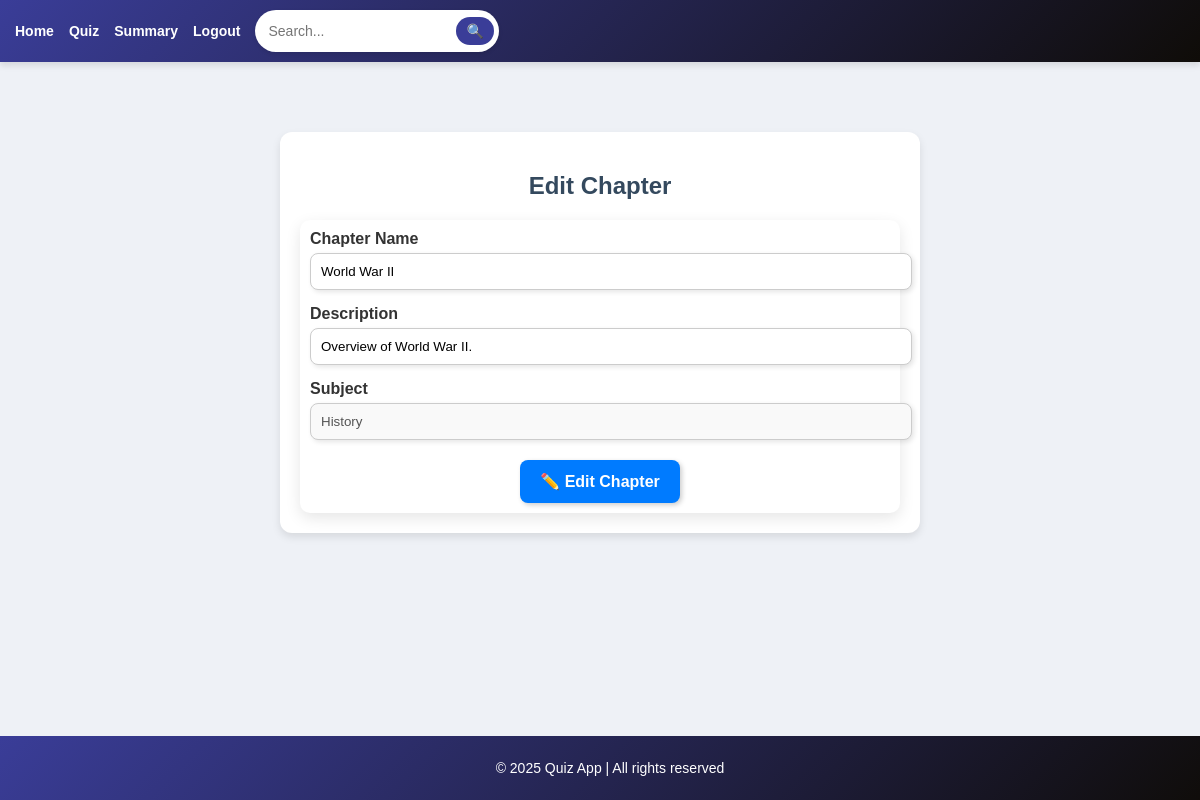
The page /chapter/5/edit (signed in) on the database as committed earlier.
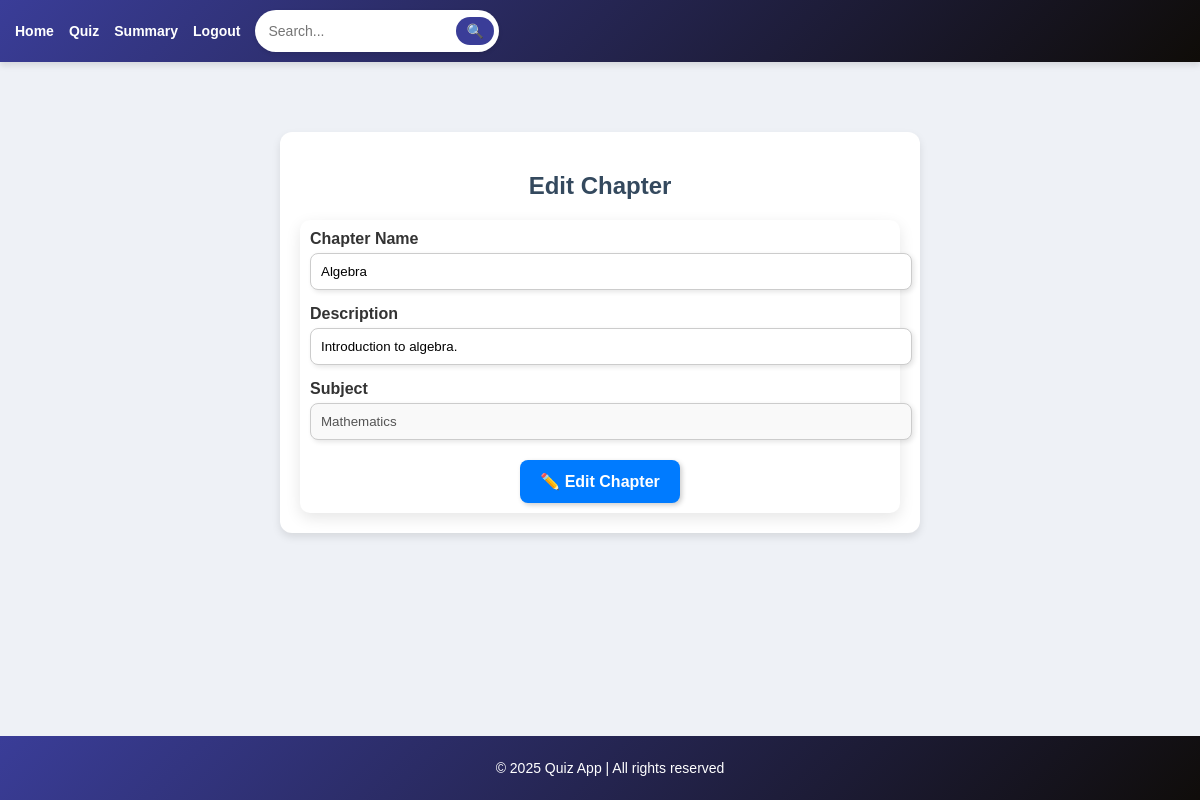
The same page on the database as committed later.
### models.py (models this page shows, shortened)
class Chapter(db.Model):
    __tablename__ = 'chapters'
    id = db.Column(db.Integer, primary_key=True)
    chapter_name = db.Column(db.String(80), unique=True, nullable=False)
    description = db.Column(db.String(255), nullable=True)
    subject_id = db.Column(db.Integer, db.ForeignKey('subjects.id'), nullable=False)
    quizzes = db.relationship('Quiz', back_populates='chapter', lazy=True)
    questions = db.relationship('Question', back_populates='chapter', lazy=True)

class Subject(db.Model):
    __tablename__ = 'subjects'
    id = db.Column(db.Integer, primary_key=True)
    subject_name = db.Column(db.String(80), unique=True, nullable=False)
    description = db.Column(db.String(255), nullable=True)
    chapters = db.relationship('Chapter', backref='subject', lazy=True)

### app.py (the view, shortened to what this page needs)
@app.route('/chapter/<int:chapter_id>/edit', methods=['GET', 'POST'])
@admin_required
def edit_chapter(chapter_id):
    chapter = Chapter.query.get_or_404(chapter_id)
    return render_template('edit_chapter.html', chapter=chapter)

### app.py (called while the page is built)
def admin_required(f):
    @wraps(f)
    def decorated_function(*args, **kwargs):
        if "user_id" not in session or session.get('user_role') != 'admin':
            flash("Unauthorized access!", "danger")
            return redirect(url_for("login"))
        return f(*args, **kwargs)
    return decorated_function

### templates/edit_chapter.html (shortened to what this page needs)
{% extends 'base.html' %}
{% block content %}
<div style="max-width: 600px; margin: 50px auto; background: #ffffff; padding: 20px; border-radius: 12px;
            box-shadow: 0 4px 8px rgba(0, 0, 0, 0.1); text-align: center;">
    <h2 style="color: #34495e; font-weight: bold;">Edit Chapter</h2>
    <form method="POST">
        <div style="margin-bottom: 15px; text-align: left;">
            <label style="font-weight: bold; display: block; margin-bottom: 5px;">Chapter Name</label>
            <input type="text" name="chapter_name" value="{{ chapter.chapter_name }}" required
                   style="width: 100%; padding: 10px; border: 1px solid #ccc; border-radius: 8px;
                          box-shadow: 2px 2px 5px rgba(0, 0, 0, 0.1);">
        </div>
        <div style="margin-bottom: 15px; text-align: left;">
            <label style="font-weight: bold; display: block; margin-bottom: 5px;">Description</label>
            <input type="text" name="chapter_description" value="{{ chapter.description }}"
                   style="width: 100%; padding: 10px; border: 1px solid #ccc; border-radius: 8px;
                          box-shadow: 2px 2px 5px rgba(0, 0, 0, 0.1);">
        </div>
        <div style="margin-bottom: 15px; text-align: left;">
            <label style="font-weight: bold; display: block; margin-bottom: 5px;">Subject</label>
            <input type="text" value="{{ chapter.subject.subject_name }}" disabled
                   style="width: 100%; padding: 10px; border: 1px solid #ccc; border-radius: 8px;
                          background: #f9f9f9; box-shadow: 2px 2px 5px rgba(0, 0, 0, 0.1);">
        </div>
        <div style="margin-top: 20px;">
            <button type="submit"
                    style="background: #007bff; color: white; border: none; padding: 12px 20px; border-radius: 8px;
                           cursor: pointer; box-shadow: 2px 2px 5px rgba(0, 0, 0, 0.2); font-size: 16px;">
                ✏️ Edit Chapter
            </button>
        </div>
    </form>
</div>
{% endblock %}

### templates/base.html (shortened to what this page needs)
<!DOCTYPE html>
<html lang="en">
<head>
</head>
<body>
    <nav>
        <ul>
            <li><a href="{{ url_for('index') }}">Home</a></li>
            <li><a href="{{ url_for('get_quiz') }}">Quiz</a></li>
            <li><a href="{{ url_for('summary') }}">Summary</a></li>
            <li><a href="{{ url_for('logout') }}">Logout</a></li>
            <li>
                <form action="{{ url_for('search') }}" method="GET" class="search-form">
                    <input type="text" name="query" placeholder="Search..." required>
                    <button type="submit">🔍</button>
                </form>
            </li>
        </ul>
    </nav>
    <main>
        {% block content %}
        {% endblock %}
    </main>
    <footer>
        <p>&copy; 2025 Quiz App | All rights reserved</p>
    </footer>
</body>
</html>

### templates/base.html (style rules this page uses)
form { background: white; padding: 10px; border-radius: 10px; box-shadow: 0px 5px 15px rgba(0, 0, 0, 0.1); }
input, select { border: 2px solid #3a3d98; border-radius: 10px; padding: 8px; }
button { font-size: 14px; font-weight: bold; padding: 8px 12px; }
body { font-family: 'Poppins', Arial, sans-serif; margin: 0; padding: 0; background-color: #eef1f6; color: #333; }
nav { background: linear-gradient(135deg, #3a3d98, #0f0c08); padding: 10px 15px; box-shadow: 0 4px 6px rgba(0, 0, 0, 0.1); }
nav ul { list-style: none; padding: 0; margin: 0; display: flex; align-items: center; }
nav ul li { margin-right: 15px; }
nav ul li a { color: white; text-decoration: none; font-weight: bold; font-size: 14px; transition: color 0.3s; }
.search-form { display: flex; align-items: center; background: white; border-radius: 25px; padding: 5px; box-shadow: 0 2px 4px rgba(0, 0, 0, 0.1); }
.search-form input { padding: 8px; border: none; border-radius: 25px; outline: none; width: 180px; font-size: 14px; }
.search-form button { padding: 6px 10px; background-color: #3a3d98; color: white; border: none; border-radius: 25px; cursor: pointer; font-size: 14px; transition: background 0.3s; }
main { padding: 20px; text-align: center; max-width: 800px; margin: auto; }
footer { text-align: center; padding: 10px; background: linear-gradient(135deg, #3a3d98, #0f0c08); color: white; position: fixed; bottom: 0; width: 100%; font-size: 14px; }

Rows that differ between the two databases and show on the page:
removed Subject: subject.subject_name "History"
changed Chapter: chapter_name "World War II" → "Algebra"; chapter_description "Overview of World War II." → "Introduction to algebra."
now on this page (row unchanged): Subject: subject.subject_name "Mathematics"
